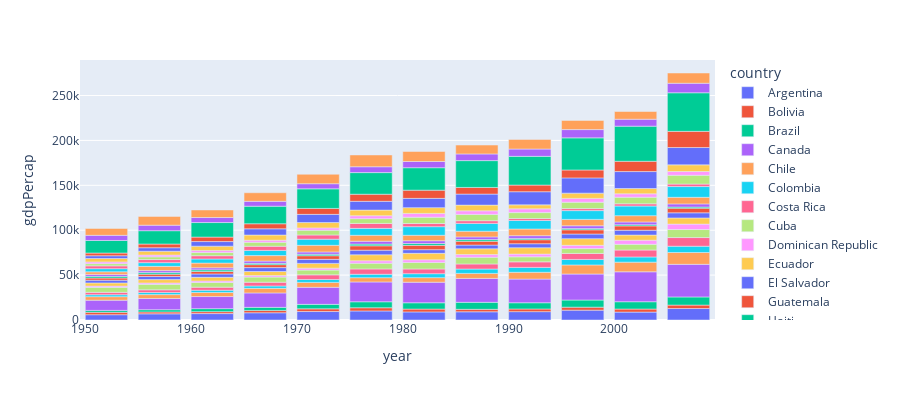

Source (notebook cell):
### Code cell
import plotly.express as px

df = px.data.gapminder().query("continent == 'Americas'")
df.head()
fig = px.bar(df, x='year', y='gdpPercap',
             hover_data=['lifeExp', 'pop'], color='country',
             height=400)
fig.show()

### Figure 1 — Plotly figure (JSON) as saved in the notebook; plotly's stock layout.template omitted (floating-point values rounded to 4 significant figures)
{"data": [{"alignmentgroup": "True", "customdata": [[62.48, 17876956], [64.4, 19610538], [65.14, 21283783], [65.63, 22934225], [67.06, 24779799], [68.48, 26983828], [69.94, 29341374], [70.77, 31620918], [71.87, 33958947], [73.28, 36203463], [74.34, 38331121], [75.32, 40301927]], "hovertemplate": "country=Argentina<br>year=%{x}<br>gdpPercap=%{y}<br>lifeExp=%{customdata[0]}<br>pop=%{customdata[1]}<extra></extra>", "legendgroup": "Argentina", "marker": {"color": "#636efa", "pattern": {"shape": ""}}, "name": "Argentina", "offsetgroup": "Argentina", "orientation": "v", "showlegend": true, "textposition": "auto", "type": "bar", "x": [1952, 1957, 1962, 1967, 1972, 1977, 1982, 1987, 1992, 1997, 2002, 2007], "xaxis": "x", "y": [5911.0, 6857.0, 7133.0, 8053.0, 9443.0, 10080.0, 8998.0, 9140.0, 9308.0, 10970.0, 8798.0, 12780.0], "yaxis": "y"}, {"alignmentgroup": "True", "customdata": [[40.41, 2883315], [41.89, 3211738], [43.43, 3593918], [45.03, 4040665], [46.71, 4565872], [50.02, 5079716], [53.86, 5642224], [57.25, 6156369], [59.96, 6893451], [62.05, 7693188], [63.88, 8445134], [65.55, 9119152]], "hovertemplate": "country=Bolivia<br>year=%{x}<br>gdpPercap=%{y}<br>lifeExp=%{customdata[0]}<br>pop=%{customdata[1]}<extra></extra>", "legendgroup": "Bolivia", "marker": {"color": "#EF553B", "pattern": {"shape": ""}}, "name": "Bolivia", "offsetgroup": "Bolivia", "orientation": "v", "showlegend": true, "textposition": "auto", "type": "bar", "x": [1952, 1957, 1962, 1967, 1972, 1977, 1982, 1987, 1992, 1997, 2002, 2007], "xaxis": "x", "y": [2677.0, 2128.0, 2181.0, 2587.0, 2980.0, 3548.0, 3157.0, 2754.0, 2962.0, 3326.0, 3413.0, 3822.0], "yaxis": "y"}, {"alignmentgroup": "True", "customdata": [[50.92, 56602560], [53.28, 65551171], [55.66, 76039390], [57.63, 88049823], [59.5, 100840058], [61.49, 114313951], [63.34, 128962939], [65.2, 142938076], [67.06, 155975974], [69.39, 168546719], [71.01, 179914212], [72.39, 190010647]], "hovertemplate": "country=Brazil<br>year=%{x}<br>gdpPercap=%{y}<br>lifeExp=%{customdata[0]}<br>pop=%{customdata[1]}<extra></extra>", "legendgroup": "Brazil", "marker": {"color": "#00cc96", "pattern": {"shape": ""}}, "name": "Brazil", "offsetgroup": "Brazil", "orientation": "v", "showlegend": true, "textposition": "auto", "type": "bar", "x": [1952, 1957, 1962, 1967, 1972, 1977, 1982, 1987, 1992, 1997, 2002, 2007], "xaxis": "x", "y": [2109.0, 2487.0, 3337.0, 3430.0, 4986.0, 6660.0, 7031.0, 7807.0, 6950.0, 7958.0, 8131.0, 9066.0], "yaxis": "y"}, {"alignmentgroup": "True", "customdata": [[68.75, 14785584], [69.96, 17010154], [71.3, 18985849], [72.13, 20819767], [72.88, 22284500], [74.21, 23796400], [75.76, 25201900], [76.86, 26549700], [77.95, 28523502], [78.61, 30305843], [79.77, 31902268], [80.65, 33390141]], "hovertemplate": "country=Canada<br>year=%{x}<br>gdpPercap=%{y}<br>lifeExp=%{customdata[0]}<br>pop=%{customdata[1]}<extra></extra>", "legendgroup": "Canada", "marker": {"color": "#ab63fa", "pattern": {"shape": ""}}, "name": "Canada", "offsetgroup": "Canada", "orientation": "v", "showlegend": true, "textposition": "auto", "type": "bar", "x": [1952, 1957, 1962, 1967, 1972, 1977, 1982, 1987, 1992, 1997, 2002, 2007], "xaxis": "x", "y": [11370.0, 12490.0, 13460.0, 16080.0, 18970.0, 22090.0, 22900.0, 26630.0, 26340.0, 28950.0, 33330.0, 36320.0], "yaxis": "y"}, {"alignmentgroup": "True", "customdata": [[54.74, 6377619], [56.07, 7048426], [57.92, 7961258], [60.52, 8858908], [63.44, 9717524], [67.05, 10599793], [70.56, 11487112], [72.49, 12463354], [74.13, 13572994], [75.82, 14599929], [77.86, 15497046], [78.55, 16284741]], "hovertemplate": "country=Chile<br>year=%{x}<br>gdpPercap=%{y}<br>lifeExp=%{customdata[0]}<br>pop=%{customdata[1]}<extra></extra>", "legendgroup": "Chile", "marker": {"color": "#FFA15A", "pattern": {"shape": ""}}, "name": "Chile", "offsetgroup": "Chile", "orientation": "v", "showlegend": true, "textposition": "auto", "type": "bar", "x": [1952, 1957, 1962, 1967, 1972, 1977, 1982, 1987, 1992, 1997, 2002, 2007], "xaxis": "x", "y": [3940.0, 4316.0, 4519.0, 5107.0, 5494.0, 4757.0, 5096.0, 5547.0, 7596.0, 10120.0, 10780.0, 13170.0], "yaxis": "y"}, {"alignmentgroup": "True", "customdata": [[50.64, 12350771], [55.12, 14485993], [57.86, 17009885], [59.96, 19764027], [61.62, 22542890], [63.84, 25094412], [66.65, 27764644], [67.77, 30964245], [68.42, 34202721], [70.31, 37657830], [71.68, 41008227], [72.89, 44227550]], "hovertemplate": "country=Colombia<br>year=%{x}<br>gdpPercap=%{y}<br>lifeExp=%{customdata[0]}<br>pop=%{customdata[1]}<extra></extra>", "legendgroup": "Colombia", "marker": {"color": "#19d3f3", "pattern": {"shape": ""}}, "name": "Colombia", "offsetgroup": "Colombia", "orientation": "v", "showlegend": true, "textposition": "auto", "type": "bar", "x": [1952, 1957, 1962, 1967, 1972, 1977, 1982, 1987, 1992, 1997, 2002, 2007], "xaxis": "x", "y": [2144.0, 2324.0, 2492.0, 2679.0, 3265.0, 3816.0, 4398.0, 4903.0, 5445.0, 6117.0, 5755.0, 7007.0], "yaxis": "y"}, {"alignmentgroup": "True", "customdata": [[57.21, 926317], [60.03, 1112300], [62.84, 1345187], [65.42, 1588717], [67.85, 1834796], [70.75, 2108457], [73.45, 2424367], [74.75, 2799811], [75.71, 3173216], [77.26, 3518107], [78.12, 3834934], [78.78, 4133884]], "hovertemplate": "country=Costa Rica<br>year=%{x}<br>gdpPercap=%{y}<br>lifeExp=%{customdata[0]}<br>pop=%{customdata[1]}<extra></extra>", "legendgroup": "Costa Rica", "marker": {"color": "#FF6692", "pattern": {"shape": ""}}, "name": "Costa Rica", "offsetgroup": "Costa Rica", "orientation": "v", "showlegend": true, "textposition": "auto", "type": "bar", "x": [1952, 1957, 1962, 1967, 1972, 1977, 1982, 1987, 1992, 1997, 2002, 2007], "xaxis": "x", "y": [2627.0, 2990.0, 3461.0, 4162.0, 5118.0, 5927.0, 5263.0, 5630.0, 6160.0, 6677.0, 7723.0, 9645.0], "yaxis": "y"}, {"alignmentgroup": "True", "customdata": [[59.42, 6007797], [62.33, 6640752], [65.25, 7254373], [68.29, 8139332], [70.72, 8831348], [72.65, 9537988], [73.72, 9789224], [74.17, 10239839], [74.41, 10723260], [76.15, 10983007], [77.16, 11226999], [78.27, 11416987]], "hovertemplate": "country=Cuba<br>year=%{x}<br>gdpPercap=%{y}<br>lifeExp=%{customdata[0]}<br>pop=%{customdata[1]}<extra></extra>", "legendgroup": "Cuba", "marker": {"color": "#B6E880", "pattern": {"shape": ""}}, "name": "Cuba", "offsetgroup": "Cuba", "orientation": "v", "showlegend": true, "textposition": "auto", "type": "bar", "x": [1952, 1957, 1962, 1967, 1972, 1977, 1982, 1987, 1992, 1997, 2002, 2007], "xaxis": "x", "y": [5587.0, 6092.0, 5181.0, 5690.0, 5305.0, 6380.0, 7317.0, 7533.0, 5593.0, 5432.0, 6341.0, 8948.0], "yaxis": "y"}, {"alignmentgroup": "True", "customdata": [[45.93, 2491346], [49.83, 2923186], [53.46, 3453434], [56.75, 4049146], [59.63, 4671329], [61.79, 5302800], [63.73, 5968349], [66.05, 6655297], [68.46, 7351181], [69.96, 7992357], [70.85, 8650322], [72.23, 9319622]], "hovertemplate": "country=Dominican Republic<br>year=%{x}<br>gdpPercap=%{y}<br>lifeExp=%{customdata[0]}<br>pop=%{customdata[1]}<extra></extra>", "legendgroup": "Dominican Republic", "marker": {"color": "#FF97FF", "pattern": {"shape": ""}}, "name": "Dominican Republic", "offsetgroup": "Dominican Republic", "orientation": "v", "showlegend": true, "textposition": "auto", "type": "bar", "x": [1952, 1957, 1962, 1967, 1972, 1977, 1982, 1987, 1992, 1997, 2002, 2007], "xaxis": "x", "y": [1398.0, 1544.0, 1662.0, 1654.0, 2190.0, 2682.0, 2861.0, 2900.0, 3044.0, 3614.0, 4564.0, 6025.0], "yaxis": "y"}, {"alignmentgroup": "True", "customdata": [[48.36, 3548753], [51.36, 4058385], [54.64, 4681707], [56.68, 5432424], [58.8, 6298651], [61.31, 7278866], [64.34, 8365850], [67.23, 9545158], [69.61, 10748394], [72.31, 11911819], [74.17, 12921234], [74.99, 13755680]], "hovertemplate": "country=Ecuador<br>year=%{x}<br>gdpPercap=%{y}<br>lifeExp=%{customdata[0]}<br>pop=%{customdata[1]}<extra></extra>", "legendgroup": "Ecuador", "marker": {"color": "#FECB52", "pattern": {"shape": ""}}, "name": "Ecuador", "offsetgroup": "Ecuador", "orientation": "v", "showlegend": true, "textposition": "auto", "type": "bar", "x": [1952, 1957, 1962, 1967, 1972, 1977, 1982, 1987, 1992, 1997, 2002, 2007], "xaxis": "x", "y": [3522.0, 3781.0, 4086.0, 4579.0, 5281.0, 6680.0, 7214.0, 6482.0, 7104.0, 7429.0, 5773.0, 6873.0], "yaxis": "y"}, {"alignmentgroup": "True", "customdata": [[45.26, 2042865], [48.57, 2355805], [52.31, 2747687], [55.85, 3232927], [58.21, 3790903], [56.7, 4282586], [56.6, 4474873], [63.15, 4842194], [66.8, 5274649], [69.53, 5783439], [70.73, 6353681], [71.88, 6939688]], "hovertemplate": "country=El Salvador<br>year=%{x}<br>gdpPercap=%{y}<br>lifeExp=%{customdata[0]}<br>pop=%{customdata[1]}<extra></extra>", "legendgroup": "El Salvador", "marker": {"color": "#636efa", "pattern": {"shape": ""}}, "name": "El Salvador", "offsetgroup": "El Salvador", "orientation": "v", "showlegend": true, "textposition": "auto", "type": "bar", "x": [1952, 1957, 1962, 1967, 1972, 1977, 1982, 1987, 1992, 1997, 2002, 2007], "xaxis": "x", "y": [3048.0, 3422.0, 3777.0, 4359.0, 4520.0, 5139.0, 4098.0, 4140.0, 4444.0, 5155.0, 5352.0, 5728.0], "yaxis": "y"}, {"alignmentgroup": "True", "customdata": [[42.02, 3146381], [44.14, 3640876], [46.95, 4208858], [50.02, 4690773], [53.74, 5149581], [56.03, 5703430], [58.14, 6395630], [60.78, 7326406], [63.37, 8486949], [66.32, 9803875], [68.98, 11178650], [70.26, 12572928]], "hovertemplate": "country=Guatemala<br>year=%{x}<br>gdpPercap=%{y}<br>lifeExp=%{customdata[0]}<br>pop=%{customdata[1]}<extra></extra>", "legendgroup": "Guatemala", "marker": {"color": "#EF553B", "pattern": {"shape": ""}}, "name": "Guatemala", "offsetgroup": "Guatemala", "orientation": "v", "showlegend": true, "textposition": "auto", "type": "bar", "x": [1952, 1957, 1962, 1967, 1972, 1977, 1982, 1987, 1992, 1997, 2002, 2007], "xaxis": "x", "y": [2428.0, 2617.0, 2750.0, 3243.0, 4031.0, 4880.0, 4820.0, 4246.0, 4439.0, 4684.0, 4858.0, 5186.0], "yaxis": "y"}, {"alignmentgroup": "True", "customdata": [[37.58, 3201488], [40.7, 3507701], [43.59, 3880130], [46.24, 4318137], [48.04, 4698301], [49.92, 4908554], [51.46, 5198399], [53.64, 5756203], [55.09, 6326682], [56.67, 6913545], [58.14, 7607651], [60.92, 8502814]], "hovertemplate": "country=Haiti<br>year=%{x}<br>gdpPercap=%{y}<br>lifeExp=%{customdata[0]}<br>pop=%{customdata[1]}<extra></extra>", "legendgroup": "Haiti", "marker": {"color": "#00cc96", "pattern": {"shape": ""}}, "name": "Haiti", "offsetgroup": "Haiti", "orientation": "v", "showlegend": true, "textposition": "auto", "type": "bar", "x": [1952, 1957, 1962, 1967, 1972, 1977, 1982, 1987, 1992, 1997, 2002, 2007], "xaxis": "x", "y": [1840.0, 1727.0, 1797.0, 1452.0, 1654.0, 1874.0, 2011.0, 1823.0, 1456.0, 1342.0, 1270.0, 1202.0], "yaxis": "y"}, {"alignmentgroup": "True", "customdata": [[41.91, 1517453], [44.66, 1770390], [48.04, 2090162], [50.92, 2500689], [53.88, 2965146], [57.4, 3055235], [60.91, 3669448], [64.49, 4372203], [66.4, 5077347], [67.66, 5867957], [68.56, 6677328], [70.2, 7483763]], "hovertemplate": "country=Honduras<br>year=%{x}<br>gdpPercap=%{y}<br>lifeExp=%{customdata[0]}<br>pop=%{customdata[1]}<extra></extra>", "legendgroup": "Honduras", "marker": {"color": "#ab63fa", "pattern": {"shape": ""}}, "name": "Honduras", "offsetgroup": "Honduras", "orientation": "v", "showlegend": true, "textposition": "auto", "type": "bar", "x": [1952, 1957, 1962, 1967, 1972, 1977, 1982, 1987, 1992, 1997, 2002, 2007], "xaxis": "x", "y": [2195.0, 2220.0, 2291.0, 2538.0, 2530.0, 3203.0, 3122.0, 3023.0, 3082.0, 3160.0, 3100.0, 3548.0], "yaxis": "y"}, {"alignmentgroup": "True", "customdata": [[58.53, 1426095], [62.61, 1535090], [65.61, 1665128], [67.51, 1861096], [69, 1997616], [70.11, 2156814], [71.21, 2298309], [71.77, 2326606], [71.77, 2378618], [72.26, 2531311], [72.05, 2664659], [72.57, 2780132]], "hovertemplate": "country=Jamaica<br>year=%{x}<br>gdpPercap=%{y}<br>lifeExp=%{customdata[0]}<br>pop=%{customdata[1]}<extra></extra>", "legendgroup": "Jamaica", "marker": {"color": "#FFA15A", "pattern": {"shape": ""}}, "name": "Jamaica", "offsetgroup": "Jamaica", "orientation": "v", "showlegend": true, "textposition": "auto", "type": "bar", "x": [1952, 1957, 1962, 1967, 1972, 1977, 1982, 1987, 1992, 1997, 2002, 2007], "xaxis": "x", "y": [2899.0, 4757.0, 5246.0, 6125.0, 7434.0, 6650.0, 6068.0, 6351.0, 7405.0, 7122.0, 6995.0, 7321.0], "yaxis": "y"}, {"alignmentgroup": "True", "customdata": [[50.79, 30144317], [55.19, 35015548], [58.3, 41121485], [60.11, 47995559], [62.36, 55984294], [65.03, 63759976], [67.41, 71640904], [69.5, 80122492], [71.45, 88111030], [73.67, 95895146], [74.9, 102479927], [76.19, 108700891]], "hovertemplate": "country=Mexico<br>year=%{x}<br>gdpPercap=%{y}<br>lifeExp=%{customdata[0]}<br>pop=%{customdata[1]}<extra></extra>", "legendgroup": "Mexico", "marker": {"color": "#19d3f3", "pattern": {"shape": ""}}, "name": "Mexico", "offsetgroup": "Mexico", "orientation": "v", "showlegend": true, "textposition": "auto", "type": "bar", "x": [1952, 1957, 1962, 1967, 1972, 1977, 1982, 1987, 1992, 1997, 2002, 2007], "xaxis": "x", "y": [3478.0, 4132.0, 4582.0, 5755.0, 6809.0, 7675.0, 9611.0, 8688.0, 9472.0, 9767.0, 10740.0, 11980.0], "yaxis": "y"}, {"alignmentgroup": "True", "customdata": [[42.31, 1165790], [45.43, 1358828], [48.63, 1590597], [51.88, 1865490], [55.15, 2182908], [57.47, 2554598], [59.3, 2979423], [62.01, 3344353], [65.84, 4017939], [68.43, 4609572], [70.84, 5146848], [72.9, 5675356]], "hovertemplate": "country=Nicaragua<br>year=%{x}<br>gdpPercap=%{y}<br>lifeExp=%{customdata[0]}<br>pop=%{customdata[1]}<extra></extra>", "legendgroup": "Nicaragua", "marker": {"color": "#FF6692", "pattern": {"shape": ""}}, "name": "Nicaragua", "offsetgroup": "Nicaragua", "orientation": "v", "showlegend": true, "textposition": "auto", "type": "bar", "x": [1952, 1957, 1962, 1967, 1972, 1977, 1982, 1987, 1992, 1997, 2002, 2007], "xaxis": "x", "y": [3112.0, 3457.0, 3634.0, 4643.0, 4689.0, 5486.0, 3470.0, 2956.0, 2170.0, 2253.0, 2475.0, 2749.0], "yaxis": "y"}, {"alignmentgroup": "True", "customdata": [[55.19, 940080], [59.2, 1063506], [61.82, 1215725], [64.07, 1405486], [66.22, 1616384], [68.68, 1839782], [70.47, 2036305], [71.52, 2253639], [72.46, 2484997], [73.74, 2734531], [74.71, 2990875], [75.54, 3242173]], "hovertemplate": "country=Panama<br>year=%{x}<br>gdpPercap=%{y}<br>lifeExp=%{customdata[0]}<br>pop=%{customdata[1]}<extra></extra>", "legendgroup": "Panama", "marker": {"color": "#B6E880", "pattern": {"shape": ""}}, "name": "Panama", "offsetgroup": "Panama", "orientation": "v", "showlegend": true, "textposition": "auto", "type": "bar", "x": [1952, 1957, 1962, 1967, 1972, 1977, 1982, 1987, 1992, 1997, 2002, 2007], "xaxis": "x", "y": [2480.0, 2962.0, 3537.0, 4421.0, 5364.0, 5352.0, 7010.0, 7035.0, 6619.0, 7114.0, 7356.0, 9809.0], "yaxis": "y"}, {"alignmentgroup": "True", "customdata": [[62.65, 1555876], [63.2, 1770902], [64.36, 2009813], [64.95, 2287985], [65.81, 2614104], [66.35, 2984494], [66.87, 3366439], [67.38, 3886512], [68.22, 4483945], [69.4, 5154123], [70.75, 5884491], [71.75, 6667147]], "hovertemplate": "country=Paraguay<br>year=%{x}<br>gdpPercap=%{y}<br>lifeExp=%{customdata[0]}<br>pop=%{customdata[1]}<extra></extra>", "legendgroup": "Paraguay", "marker": {"color": "#FF97FF", "pattern": {"shape": ""}}, "name": "Paraguay", "offsetgroup": "Paraguay", "orientation": "v", "showlegend": true, "textposition": "auto", "type": "bar", "x": [1952, 1957, 1962, 1967, 1972, 1977, 1982, 1987, 1992, 1997, 2002, 2007], "xaxis": "x", "y": [1952.0, 2046.0, 2148.0, 2299.0, 2523.0, 3248.0, 4259.0, 3999.0, 4196.0, 4247.0, 3784.0, 4173.0], "yaxis": "y"}, {"alignmentgroup": "True", "customdata": [[43.9, 8025700], [46.26, 9146100], [49.1, 10516500], [51.45, 12132200], [55.45, 13954700], [58.45, 15990099], [61.41, 18125129], [64.13, 20195924], [66.46, 22430449], [68.39, 24748122], [69.91, 26769436], [71.42, 28674757]], "hovertemplate": "country=Peru<br>year=%{x}<br>gdpPercap=%{y}<br>lifeExp=%{customdata[0]}<br>pop=%{customdata[1]}<extra></extra>", "legendgroup": "Peru", "marker": {"color": "#FECB52", "pattern": {"shape": ""}}, "name": "Peru", "offsetgroup": "Peru", "orientation": "v", "showlegend": true, "textposition": "auto", "type": "bar", "x": [1952, 1957, 1962, 1967, 1972, 1977, 1982, 1987, 1992, 1997, 2002, 2007], "xaxis": "x", "y": [3759.0, 4245.0, 4957.0, 5788.0, 5938.0, 6281.0, 6435.0, 6361.0, 4446.0, 5838.0, 5909.0, 7409.0], "yaxis": "y"}, {"alignmentgroup": "True", "customdata": [[64.28, 2227000], [68.54, 2260000], [69.62, 2448046], [71.1, 2648961], [72.16, 2847132], [73.44, 3080828], [73.75, 3279001], [74.63, 3444468], [73.91, 3585176], [74.92, 3759430], [77.78, 3859606], [78.75, 3942491]], "hovertemplate": "country=Puerto Rico<br>year=%{x}<br>gdpPercap=%{y}<br>lifeExp=%{customdata[0]}<br>pop=%{customdata[1]}<extra></extra>", "legendgroup": "Puerto Rico", "marker": {"color": "#636efa", "pattern": {"shape": ""}}, "name": "Puerto Rico", "offsetgroup": "Puerto Rico", "orientation": "v", "showlegend": true, "textposition": "auto", "type": "bar", "x": [1952, 1957, 1962, 1967, 1972, 1977, 1982, 1987, 1992, 1997, 2002, 2007], "xaxis": "x", "y": [3082.0, 3907.0, 5108.0, 6929.0, 9123.0, 9771.0, 10330.0, 12280.0, 14640.0, 17000.0, 18860.0, 19330.0], "yaxis": "y"}, {"alignmentgroup": "True", "customdata": [[59.1, 662850], [61.8, 764900], [64.9, 887498], [65.4, 960155], [65.9, 975199], [68.3, 1039009], [68.83, 1116479], [69.58, 1191336], [69.86, 1183669], [69.47, 1138101], [68.98, 1101832], [69.82, 1056608]], "hovertemplate": "country=Trinidad and Tobago<br>year=%{x}<br>gdpPercap=%{y}<br>lifeExp=%{customdata[0]}<br>pop=%{customdata[1]}<extra></extra>", "legendgroup": "Trinidad and Tobago", "marker": {"color": "#EF553B", "pattern": {"shape": ""}}, "name": "Trinidad and Tobago", "offsetgroup": "Trinidad and Tobago", "orientation": "v", "showlegend": true, "textposition": "auto", "type": "bar", "x": [1952, 1957, 1962, 1967, 1972, 1977, 1982, 1987, 1992, 1997, 2002, 2007], "xaxis": "x", "y": [3023.0, 4100.0, 4998.0, 5621.0, 6620.0, 7900.0, 9120.0, 7389.0, 7371.0, 8793.0, 11460.0, 18010.0], "yaxis": "y"}, {"alignmentgroup": "True", "customdata": [[68.44, 157553000], [69.49, 171984000], [70.21, 186538000], [70.76, 198712000], [71.34, 209896000], [73.38, 220239000], [74.65, 232187835], [75.02, 242803533], [76.09, 256894189], [76.81, 272911760], [77.31, 287675526], [78.24, 301139947]], "hovertemplate": "country=United States<br>year=%{x}<br>gdpPercap=%{y}<br>lifeExp=%{customdata[0]}<br>pop=%{customdata[1]}<extra></extra>", "legendgroup": "United States", "marker": {"color": "#00cc96", "pattern": {"shape": ""}}, "name": "United States", "offsetgroup": "United States", "orientation": "v", "showlegend": true, "textposition": "auto", "type": "bar", "x": [1952, 1957, 1962, 1967, 1972, 1977, 1982, 1987, 1992, 1997, 2002, 2007], "xaxis": "x", "y": [13990.0, 14850.0, 16170.0, 19530.0, 21810.0, 24070.0, 25010.0, 29880.0, 32000.0, 35770.0, 39100.0, 42950.0], "yaxis": "y"}, {"alignmentgroup": "True", "customdata": [[66.07, 2252965], [67.04, 2424959], [68.25, 2598466], [68.47, 2748579], [68.67, 2829526], [69.48, 2873520], [70.81, 2953997], [71.92, 3045153], [72.75, 3149262], [74.22, 3262838], [75.31, 3363085], [76.38, 3447496]], "hovertemplate": "country=Uruguay<br>year=%{x}<br>gdpPercap=%{y}<br>lifeExp=%{customdata[0]}<br>pop=%{customdata[1]}<extra></extra>", "legendgroup": "Uruguay", "marker": {"color": "#ab63fa", "pattern": {"shape": ""}}, "name": "Uruguay", "offsetgroup": "Uruguay", "orientation": "v", "showlegend": true, "textposition": "auto", "type": "bar", "x": [1952, 1957, 1962, 1967, 1972, 1977, 1982, 1987, 1992, 1997, 2002, 2007], "xaxis": "x", "y": [5717.0, 6151.0, 5603.0, 5445.0, 5703.0, 6504.0, 6920.0, 7452.0, 8137.0, 9230.0, 7727.0, 10610.0], "yaxis": "y"}, {"alignmentgroup": "True", "customdata": [[55.09, 5439568], [57.91, 6702668], [60.77, 8143375], [63.48, 9709552], [65.71, 11515649], [67.46, 13503563], [68.56, 15620766], [70.19, 17910182], [71.15, 20265563], [72.15, 22374398], [72.77, 24287670], [73.75, 26084662]], "hovertemplate": "country=Venezuela<br>year=%{x}<br>gdpPercap=%{y}<br>lifeExp=%{customdata[0]}<br>pop=%{customdata[1]}<extra></extra>", "legendgroup": "Venezuela", "marker": {"color": "#FFA15A", "pattern": {"shape": ""}}, "name": "Venezuela", "offsetgroup": "Venezuela", "orientation": "v", "showlegend": true, "textposition": "auto", "type": "bar", "x": [1952, 1957, 1962, 1967, 1972, 1977, 1982, 1987, 1992, 1997, 2002, 2007], "xaxis": "x", "y": [7690.0, 9802.0, 8423.0, 9541.0, 10510.0, 13140.0, 11150.0, 9884.0, 10730.0, 10170.0, 8605.0, 11420.0], "yaxis": "y"}], "layout": {"barmode": "relative", "height": 400, "legend": {"title": {"text": "country"}, "tracegroupgap": 0}, "margin": {"t": 60}, "xaxis": {"anchor": "y", "domain": [0, 1], "title": {"text": "year"}}, "yaxis": {"anchor": "x", "domain": [0, 1], "title": {"text": "gdpPercap"}}}}
